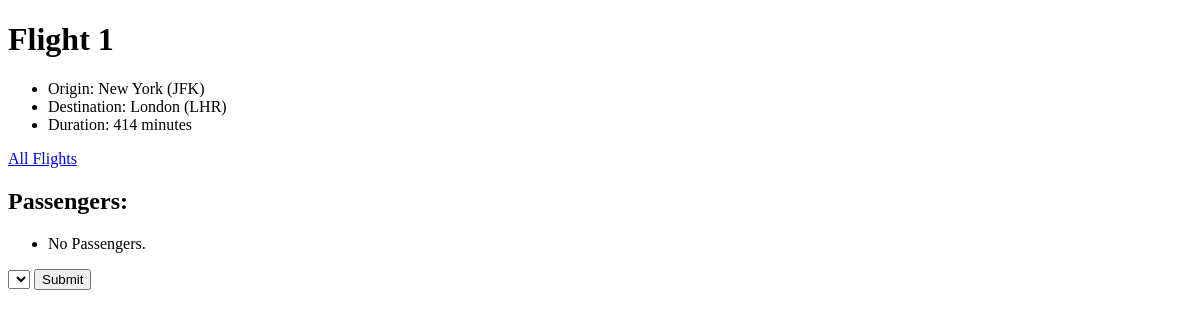
Page /flights/1 on the earlier database version.
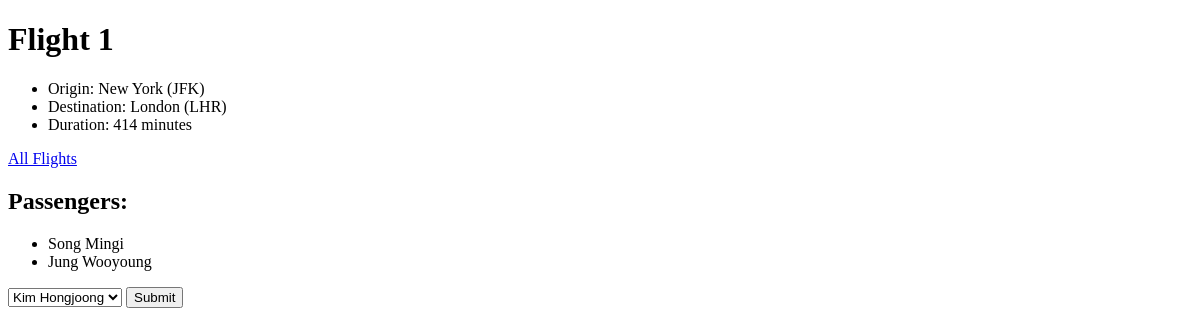
Same page on the later database version.
### flights/models.py (models this page shows, shortened)
class Flight(models.Model):
    origin = models.ForeignKey(Airport, on_delete=models.CASCADE, related_name="departures")
    destination = models.ForeignKey(Airport, on_delete=models.CASCADE, related_name="arrivals")
    duration = models.IntegerField()

class Airport(models.Model):
    code = models.CharField(max_length=3)
    city = models.CharField(max_length=64)
    def __str__(self):
        return f"{self.city} ({self.code})"

class Passenger(models.Model):
    first = models.CharField(max_length=64)
    last = models.CharField(max_length=64)
    flights = models.ManyToManyField(Flight, blank=True, related_name="passengers")
    def __str__(self):
        return f"{self.first} {self.last}"

### flights/views.py (the view)
# urls.py: path("<int:flight_id>", views.flight, name="flight"),
def flight(request, flight_id):
    flight = Flight.objects.get(id=flight_id)
    passengers = flight.passengers.all()
    non_passengers = Passenger.objects.exclude(flights=flight).all()
    return render(request, "flights/flight.html", {
        "flight": flight,
        "passengers": passengers,
        "non_passengers": non_passengers
})

### flights/templates/flights/flight.html (shortened to what this page needs)
<!DOCTYPE html>
{% extends "flights/layout.html" %}
    {% block body %}
        <h1>Flight {{ flight.id }}</h1>
        <ul>
            <li>Origin: {{ flight.origin }}</li>
            <li>Destination: {{ flight.destination }}</li>
            <li>Duration: {{ flight.duration }} minutes</li>
        </ul>
        <a href="{% url 'index' %}">All Flights</a>
        <h2>Passengers:</h2>
        <ul>
            {% for passenger in passengers %}
                <li>{{ passenger }}</li>
            {% empty %}
                <li>No Passengers.</li>
            {% endfor %}
        </ul>
        <form action="{% url 'book' flight.id %}" method="post">
            <select name="passenger" id="">
                {% for passenger in non_passengers %}
                    <option value="{{ passenger.id }}">{{ passenger }}</option>
                {% endfor %}
            </select>
            <input type="submit">
        </form>
    {% endblock %}

### flights/templates/flights/layout.html (shortened to what this page needs)
<!DOCTYPE html>
<html lang="en">
<head>
</head>
<body>
    {% block body %}
    {% endblock %}
</body>
</html>

Differences in the rows shown:
added Passenger: first+last "Song Mingi"
added Passenger: first+last "Jung Wooyoung"
Other differences:
form field passenger: (not shown) → "Kim Hongjoong"
text no longer shown: "No Passengers."
